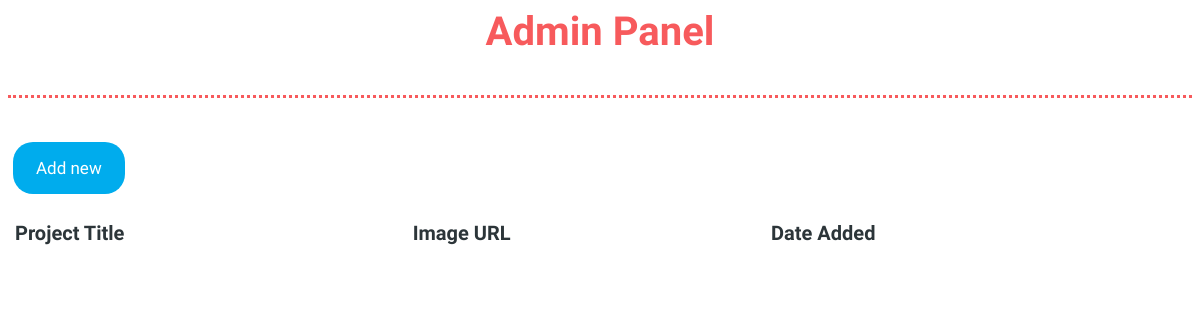
/admin.php (signed in), run on an earlier commit of the app's database.
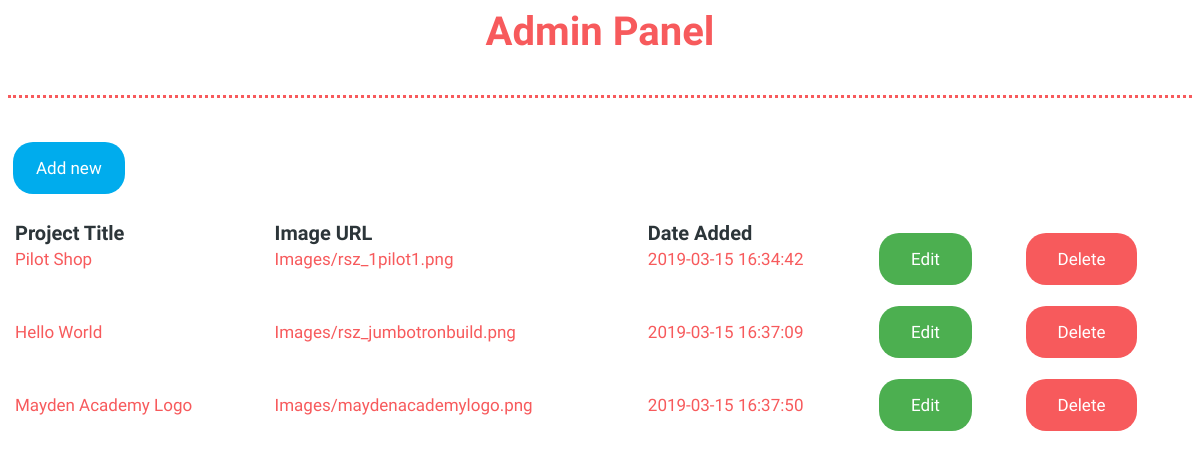
And on a later commit of the database.
### tables this page shows
CREATE TABLE `projects` (
  `id` int(11) unsigned NOT NULL AUTO_INCREMENT,
  `title` varchar(255) NOT NULL DEFAULT '',
  `img_url` varchar(1000) NOT NULL DEFAULT '',
  `site_url` varchar(2083) DEFAULT NULL,
  `date_added` datetime DEFAULT CURRENT_TIMESTAMP,
  PRIMARY KEY (`id`)
);

### admin.php (the view, shortened to what this page needs)
<?php
$db = new PDO("mysql:host=192.168.20.20;dbname=Portfolio", 'root', '');
$db->setAttribute(PDO::ATTR_DEFAULT_FETCH_MODE, PDO::FETCH_ASSOC);
$sql = 'SELECT `id`, `title`, `img_url`, `date_added` FROM `projects`;';
$query = $db->prepare($sql);;
$query->execute();
$result = $query->fetchAll();
?>
<!DOCTYPE html>
<html>
<head>
    <link rel="stylesheet" type="text/css" href="CSS/adminStyle.css">
</head>
<body>
<h1>Admin Panel</h1>
<div class="section-break"></div>
<div class="new-project">
    <a href="newProject.php" class="create-new">Add new</a>
</div>
<table class="projects-container">
<thead>
    <tr>
        <th>Project Title</th>
        <th>Image URL</th>
        <th>Date Added</th>
        <th></th>
        <th></th>
    </tr>
</thead>
<tbody>
<?php
foreach ($result as $project) {
    echo '<tr><td>' . $project['title'] . '</td>';
    echo '<td>' . $project['img_url'] . '</td>';
    echo '<td>' . $project['date_added'] . '</td>';
    echo '<td><a href="edit.php?id=' . $project['id'] . '" class="admin-button edit">Edit</a></td>';
    echo '<td><a href="deleteProject.php?id=' . $project['id'] . '" class="admin-button delete">Delete</a></td></tr>';
}
?>
</tbody>
</table>
</body>
</html>

### CSS/adminStyle.css (style rules this page uses)
* { box-sizing: border-box; font-family: 'Dosis', sans-serif; font-size: 62.5% }
h1 { color: #F75A5C; width: 50%; margin: 0 auto; text-align: center; padding-bottom: 40px; font-size: 4rem; }
.section-break { border-top-style: dotted; border-top-color: #F75A5C; width: 100%; margin-bottom: 60px; }
thead tr th { color: #2C3539; }
.new-project { width: 100%; text-align: left; margin-top: 20px; margin-bottom: 40px; }
.create-new { background-color: #00aced; border: none; color: white; padding: 16px 23px; text-decoration: none; margin: 5px; cursor: pointer; font-size: 1.7rem; border-radius: 20px; }
.projects-container { color: #F75A5C; width: 100%; }
.projects-container tbody td { padding-left: 5px; font-size: 1.7rem; }
td { padding-bottom: 50px; }
th { text-align:left; padding-left: 5px; }
.admin-button { border: none; color: white; padding: 16px 32px; text-decoration: none; margin: 4px 2px; cursor: pointer; font-size: 1.7rem; border-radius: 20px; }
.edit { background-color: #4CAF50; }
.delete { background-color: #F75A5C; }
thead th { font-size: 20px; color: #F75A5C; }

What changed in the data, as far as the page shows it:
added projects: title "Pilot Shop", img_url "Images/rsz_1pilot1.png", date_added "2019-03-15 16:34:42"
added projects: title "Hello World", img_url "Images/rsz_jumbotronbuild.png", date_added "2019-03-15 16:37:09"
added projects: title "Mayden Academy Logo", img_url "Images/maydenacademylogo.png", date_added "2019-03-15 16:37:50"
